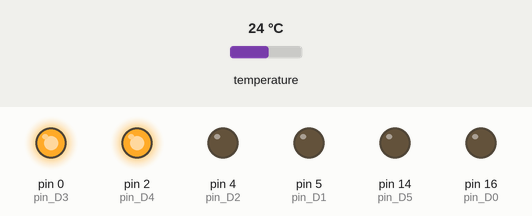
This program was run on a simulated MicroPython board. Parts: output pins drawn as LEDs (lit = HIGH). The test bench sets the inputs (shaded band); at power-on: temperature 24 °C. What the program prints to the serial console is not drawn.

Above: at 1.2 s.
1.3 s: temperature set to 23.5 °C
At 3.3 s:
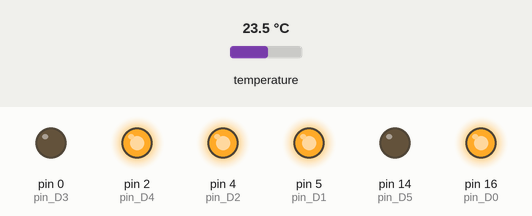
3.8 s: temperature set to 22.1 °C
At 5.3 s:
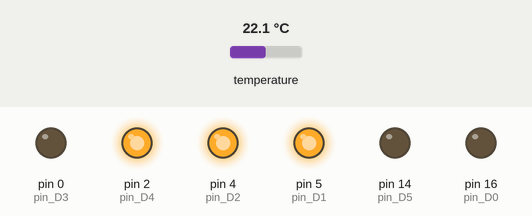
6.1 s: temperature set to 21.5 °C
At 7.2 s:
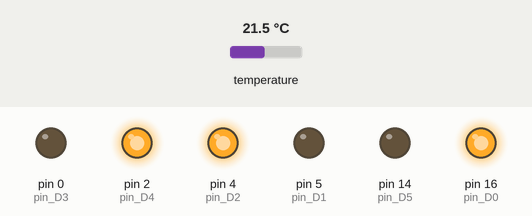
8.4 s: temperature set to 12 °C
At 10.4 s:
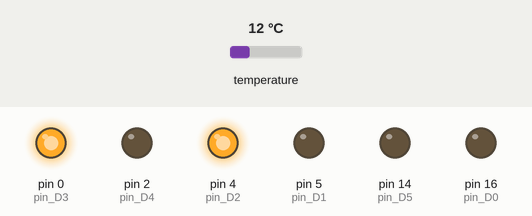
10.7 s: temperature set to 19 °C
At 12.4 s:
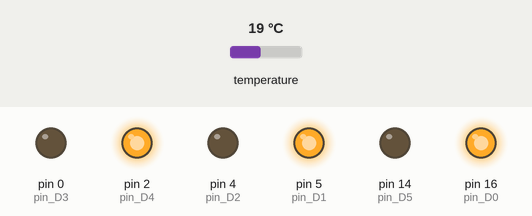
13.0 s: temperature set to 28 °C
At 14.3 s:
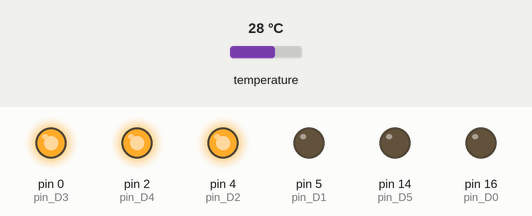
Timing chart, 0 to 16.0 s (numbered marks = the images above; inputs shaded):
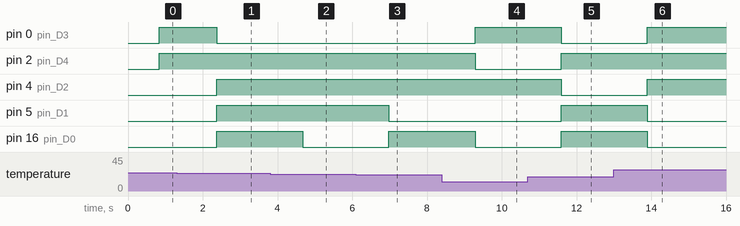

The program:

TempSensor.py
```python
import machine
import time
import onewire, ds18x20

# the device is on GPIO12
dat = machine.Pin(12)

# create the onewire object
ds = ds18x20.DS18X20(onewire.OneWire(dat))

# scan for devices on the bus
roms = ds.scan()


pin_D0 = machine.Pin(16, machine.Pin.OUT)
pin_D1 = machine.Pin(5,machine.Pin.OUT)
pin_D2 = machine.Pin(4,machine.Pin.OUT)
pin_D3 = machine.Pin(0,machine.Pin.OUT)
pin_D4 = machine.Pin(2,machine.Pin.OUT)
pin_D5 = machine.Pin(14,machine.Pin.OUT)


pin_D0.off()
pin_D1.off()
pin_D2.off()
pin_D3.off()
pin_D4.off()
pin_D5.off()


def DisplayBinary(decimalNumber):
    # format given decimal...convert to binary..Total number of bits is 6...zero padding....
    binaryString = '{0:06b}'.format(decimalNumber)
    pin_D0.value(int(binaryString[5]))
    pin_D1.value(int(binaryString[4]))
    pin_D2.value(int(binaryString[3]))
    pin_D3.value(int(binaryString[2]))
    pin_D4.value(int(binaryString[1]))
    pin_D5.value(int(binaryString[0]))


# the device is on GPIO12
dat = machine.Pin(12)

# create the onewire object
ds = ds18x20.DS18X20(onewire.OneWire(dat))

# scan for devices on the bus
roms = ds.scan()


while True:
    print('temperatures:', end=' ')
    ds.convert_temp()
    time.sleep_ms(750)
    for rom in roms:
        print(ds.read_temp(rom), end=' ')
        DisplayBinary(int(ds.read_temp(rom)))
        print()
```

Measured:
- the behaviour switches between 24 and 23.9 °C on temperature (found by bisection; images 0 and 1)
- the behaviour switches between 23 and 22.9 °C on temperature (found by bisection; images 1 and 2)
- the behaviour switches between 22 and 21.9 °C on temperature (found by bisection; images 2 and 3)
- after the input at 1.3 s, pin 0 (pin_D3): HIGH → LOW after 1.1 s; pin 4 (pin_D2), pin 5 (pin_D1), pin 16 (pin_D0): LOW → HIGH after 1.1 s
- after the input at 3.8 s, pin 16 (pin_D0): HIGH → LOW after 0.87 s
- after the input at 6.1 s, pin 5 (pin_D1): HIGH → LOW after 0.88 s; pin 16 (pin_D0): LOW → HIGH after 0.88 s
- after the input at 8.4 s, pin 0 (pin_D3): LOW → HIGH after 0.89 s; pin 2 (pin_D4), pin 16 (pin_D0): HIGH → LOW after 0.89 s
- after the input at 10.7 s, pin 0 (pin_D3), pin 4 (pin_D2): HIGH → LOW after 0.89 s; pin 2 (pin_D4), pin 5 (pin_D1), pin 16 (pin_D0): LOW → HIGH after 0.89 s
- after the input at 13.0 s, pin 0 (pin_D3), pin 4 (pin_D2): LOW → HIGH after 0.90 s; pin 5 (pin_D1), pin 16 (pin_D0): HIGH → LOW after 0.90 s
